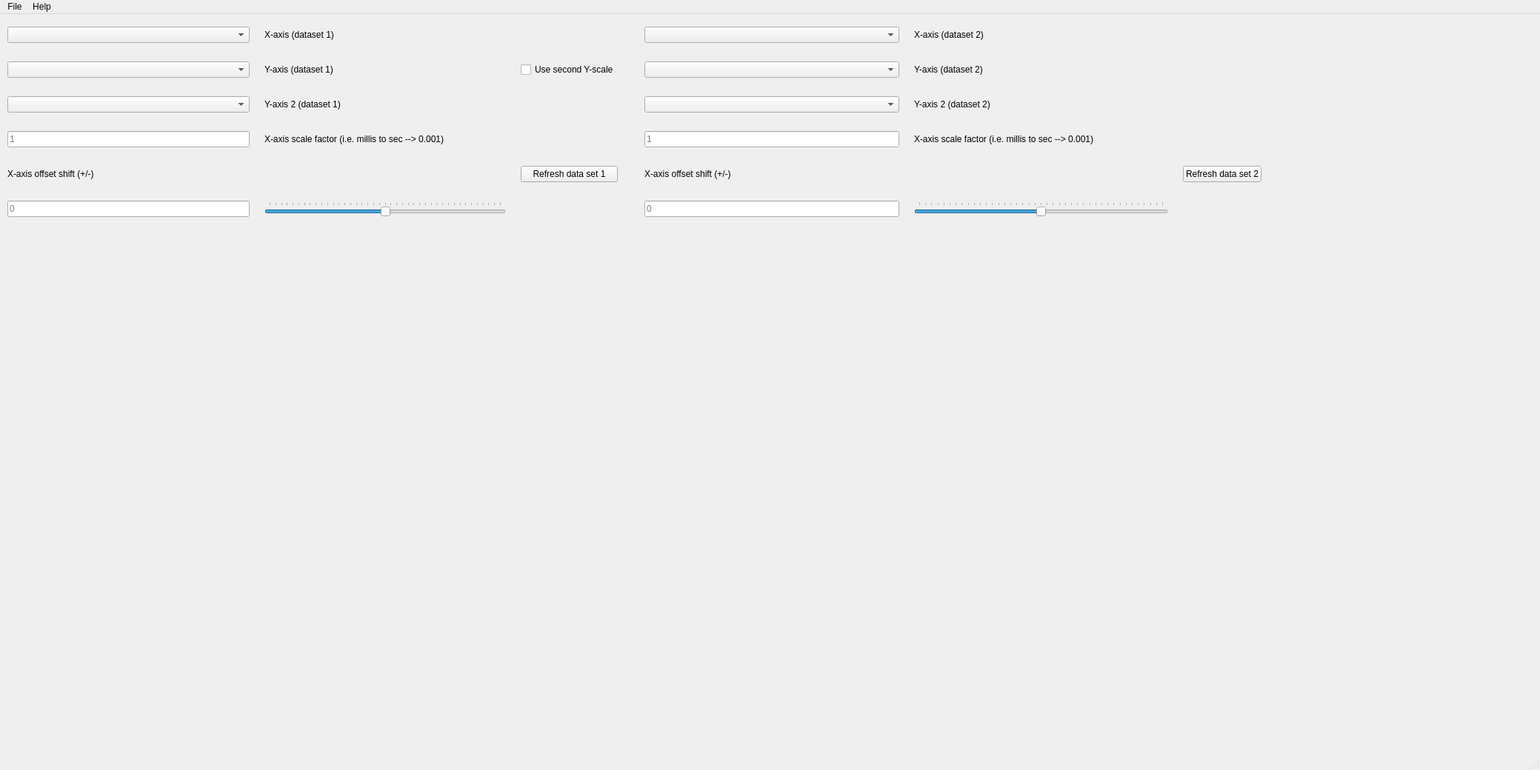
<?xml version="1.0" encoding="UTF-8"?>
<ui version="4.0">
 <class>MainWindow</class>
 <widget class="QMainWindow" name="MainWindow">
  <property name="enabled">
   <bool>true</bool>
  </property>
  <property name="geometry">
   <rect>
    <x>0</x>
    <y>0</y>
    <width>2079</width>
    <height>1040</height>
   </rect>
  </property>
  <property name="windowTitle">
   <string>Plot comparison tool for csv/txt datasets - JT-simutech</string>
  </property>
  <widget class="QWidget" name="centralwidget">
   <widget class="QWidget" name="horizontalLayoutWidget">
    <property name="geometry">
     <rect>
      <x>0</x>
      <y>0</y>
      <width>1733</width>
      <height>291</height>
     </rect>
    </property>
    <layout class="QHBoxLayout" name="horizontalLayout_top_common">
     <property name="spacing">
      <number>6</number>
     </property>
     <property name="rightMargin">
      <number>20</number>
     </property>
     <item>
      <layout class="QGridLayout" name="gridLayout_left">
       <property name="leftMargin">
        <number>10</number>
       </property>
       <property name="rightMargin">
        <number>20</number>
       </property>
       <property name="horizontalSpacing">
        <number>20</number>
       </property>
       <property name="verticalSpacing">
        <number>8</number>
       </property>
       <item row="3" column="1">
        <widget class="QLabel" name="label_data1_y_axis_2">
         <property name="text">
          <string>Y-axis 2 (dataset 1)</string>
         </property>
        </widget>
       </item>
       <item row="2" column="1">
        <widget class="QLabel" name="label_data1_y_axis">
         <property name="text">
          <string>Y-axis (dataset 1)</string>
         </property>
        </widget>
       </item>
       <item row="2" column="0">
        <widget class="QComboBox" name="comboBox_data1_y_axis">
         <property name="currentText">
          <string/>
         </property>
         <property name="placeholderText">
          <string>Select first dataset</string>
         </property>
        </widget>
       </item>
       <item row="0" column="1">
        <widget class="QLabel" name="label_data1_x_axis">
         <property name="text">
          <string>X-axis (dataset 1)</string>
         </property>
        </widget>
       </item>
       <item row="6" column="0">
        <widget class="QLineEdit" name="lineEdit_data1_x_multiplier">
         <property name="placeholderText">
          <string>1</string>
         </property>
        </widget>
       </item>
       <item row="7" column="2">
        <widget class="QPushButton" name="pushButton_refresh_data1">
         <property name="text">
          <string>Refresh data set 1</string>
         </property>
        </widget>
       </item>
       <item row="6" column="1">
        <widget class="QLabel" name="label_data1_x_axis_scale">
         <property name="text">
          <string>X-axis scale factor (i.e. millis to sec --&gt; 0.001)</string>
         </property>
        </widget>
       </item>
       <item row="2" column="2">
        <widget class="QCheckBox" name="checkBox_enable_second_yscale">
         <property name="text">
          <string>Use second Y-scale</string>
         </property>
        </widget>
       </item>
       <item row="3" column="0">
        <widget class="QComboBox" name="comboBox_data1_y_axis_2">
         <property name="currentText">
          <string/>
         </property>
         <property name="placeholderText">
          <string>Select first dataset</string>
         </property>
        </widget>
       </item>
       <item row="7" column="0">
        <widget class="QLabel" name="label_data1_x_axis_offset">
         <property name="text">
          <string>X-axis offset shift (+/-)</string>
         </property>
        </widget>
       </item>
       <item row="8" column="1">
        <widget class="QSlider" name="slider_data1_x_axis_offset">
         <property name="minimum">
          <number>-100000</number>
         </property>
         <property name="maximum">
          <number>100000</number>
         </property>
         <property name="singleStep">
          <number>100</number>
         </property>
         <property name="pageStep">
          <number>1000</number>
         </property>
         <property name="value">
          <number>0</number>
         </property>
         <property name="tracking">
          <bool>true</bool>
         </property>
         <property name="orientation">
          <enum>Qt::Horizontal</enum>
         </property>
         <property name="tickPosition">
          <enum>QSlider::TicksAbove</enum>
         </property>
         <property name="tickInterval">
          <number>5000</number>
         </property>
        </widget>
       </item>
       <item row="0" column="0">
        <widget class="QComboBox" name="comboBox_data1_x_axis">
         <property name="sizePolicy">
          <sizepolicy hsizetype="Preferred" vsizetype="Fixed">
           <horstretch>0</horstretch>
           <verstretch>0</verstretch>
          </sizepolicy>
         </property>
         <property name="currentText">
          <string/>
         </property>
         <property name="placeholderText">
          <string>Select horizontal axis here</string>
         </property>
        </widget>
       </item>
       <item row="8" column="0">
        <widget class="QLineEdit" name="lineEdit_data1_x_axis_offset">
         <property name="sizePolicy">
          <sizepolicy hsizetype="Minimum" vsizetype="Fixed">
           <horstretch>0</horstretch>
           <verstretch>0</verstretch>
          </sizepolicy>
         </property>
         <property name="readOnly">
          <bool>false</bool>
         </property>
         <property name="placeholderText">
          <string>0</string>
         </property>
        </widget>
       </item>
      </layout>
     </item>
     <item>
      <layout class="QGridLayout" name="gridLayout_right">
       <property name="leftMargin">
        <number>10</number>
       </property>
       <property name="rightMargin">
        <number>10</number>
       </property>
       <property name="horizontalSpacing">
        <number>20</number>
       </property>
       <property name="verticalSpacing">
        <number>8</number>
       </property>
       <item row="12" column="2">
        <widget class="QPushButton" name="pushButton_refresh_data2">
         <property name="text">
          <string>Refresh data set 2</string>
         </property>
        </widget>
       </item>
       <item row="1" column="0">
        <widget class="QComboBox" name="comboBox_data2_y_axis">
         <property name="currentText">
          <string/>
         </property>
         <property name="placeholderText">
          <string>Select first dataset</string>
         </property>
        </widget>
       </item>
       <item row="13" column="0">
        <widget class="QLineEdit" name="lineEdit_data2_x_axis_offset">
         <property name="sizePolicy">
          <sizepolicy hsizetype="Minimum" vsizetype="Fixed">
           <horstretch>0</horstretch>
           <verstretch>0</verstretch>
          </sizepolicy>
         </property>
         <property name="readOnly">
          <bool>false</bool>
         </property>
         <property name="placeholderText">
          <string>0</string>
         </property>
        </widget>
       </item>
       <item row="0" column="1">
        <widget class="QLabel" name="label_data2_x_axis">
         <property name="text">
          <string>X-axis (dataset 2)</string>
         </property>
        </widget>
       </item>
       <item row="13" column="1">
        <widget class="QSlider" name="slider_data2_x_axis_offset">
         <property name="sizePolicy">
          <sizepolicy hsizetype="Expanding" vsizetype="Fixed">
           <horstretch>0</horstretch>
           <verstretch>0</verstretch>
          </sizepolicy>
         </property>
         <property name="minimum">
          <number>-100000</number>
         </property>
         <property name="maximum">
          <number>100000</number>
         </property>
         <property name="singleStep">
          <number>100</number>
         </property>
         <property name="pageStep">
          <number>1000</number>
         </property>
         <property name="value">
          <number>0</number>
         </property>
         <property name="orientation">
          <enum>Qt::Horizontal</enum>
         </property>
         <property name="tickPosition">
          <enum>QSlider::TicksAbove</enum>
         </property>
         <property name="tickInterval">
          <number>5000</number>
         </property>
        </widget>
       </item>
       <item row="1" column="1">
        <widget class="QLabel" name="label_data2_y_axis">
         <property name="text">
          <string>Y-axis (dataset 2)</string>
         </property>
        </widget>
       </item>
       <item row="5" column="0">
        <widget class="QLineEdit" name="lineEdit_data2_x_multiplier">
         <property name="sizePolicy">
          <sizepolicy hsizetype="Expanding" vsizetype="Fixed">
           <horstretch>0</horstretch>
           <verstretch>0</verstretch>
          </sizepolicy>
         </property>
         <property name="placeholderText">
          <string>1</string>
         </property>
        </widget>
       </item>
       <item row="0" column="0">
        <widget class="QComboBox" name="comboBox_data2_x_axis">
         <property name="sizePolicy">
          <sizepolicy hsizetype="Preferred" vsizetype="Fixed">
           <horstretch>0</horstretch>
           <verstretch>0</verstretch>
          </sizepolicy>
         </property>
         <property name="currentText">
          <string/>
         </property>
         <property name="placeholderText">
          <string>Select horizontal axis here</string>
         </property>
        </widget>
       </item>
       <item row="12" column="0">
        <widget class="QLabel" name="label_data2_x_axis_offset">
         <property name="text">
          <string>X-axis offset shift (+/-)</string>
         </property>
        </widget>
       </item>
       <item row="5" column="1">
        <widget class="QLabel" name="label_data2_x_axis_scale">
         <property name="text">
          <string>X-axis scale factor (i.e. millis to sec --&gt; 0.001)</string>
         </property>
        </widget>
       </item>
       <item row="3" column="0">
        <widget class="QComboBox" name="comboBox_data2_y_axis_2">
         <property name="currentText">
          <string/>
         </property>
         <property name="placeholderText">
          <string>Select first dataset</string>
         </property>
        </widget>
       </item>
       <item row="3" column="1">
        <widget class="QLabel" name="label_data2_y_axis_2">
         <property name="text">
          <string>Y-axis 2 (dataset 2)</string>
         </property>
        </widget>
       </item>
      </layout>
     </item>
    </layout>
   </widget>
   <widget class="QWidget" name="verticalLayoutWidget">
    <property name="geometry">
     <rect>
      <x>0</x>
      <y>290</y>
      <width>1901</width>
      <height>721</height>
     </rect>
    </property>
    <layout class="QVBoxLayout" name="verticalLayout"/>
   </widget>
  </widget>
  <widget class="QMenuBar" name="menubar">
   <property name="geometry">
    <rect>
     <x>0</x>
     <y>0</y>
     <width>2079</width>
     <height>26</height>
    </rect>
   </property>
   <widget class="QMenu" name="menuFile">
    <property name="title">
     <string>File</string>
    </property>
    <addaction name="actionOpen_csv_file_1"/>
    <addaction name="actionOpen_csv_file_2"/>
    <addaction name="actionExit"/>
   </widget>
   <widget class="QMenu" name="menuAbout">
    <property name="title">
     <string>Help</string>
    </property>
    <addaction name="actionAbout"/>
   </widget>
   <addaction name="menuFile"/>
   <addaction name="menuAbout"/>
  </widget>
  <widget class="QStatusBar" name="statusbar"/>
  <action name="actionOpen_csv_file_1">
   <property name="text">
    <string>Open .csv/.txt file for dataset 1</string>
   </property>
  </action>
  <action name="actionOpen_csv_file_2">
   <property name="text">
    <string>Open .csv/.txt file for dataset 2</string>
   </property>
  </action>
  <action name="actionExit">
   <property name="text">
    <string>Exit</string>
   </property>
  </action>
  <action name="actionAbout">
   <property name="text">
    <string>About..</string>
   </property>
  </action>
 </widget>
 <resources/>
 <connections/>
</ui>
